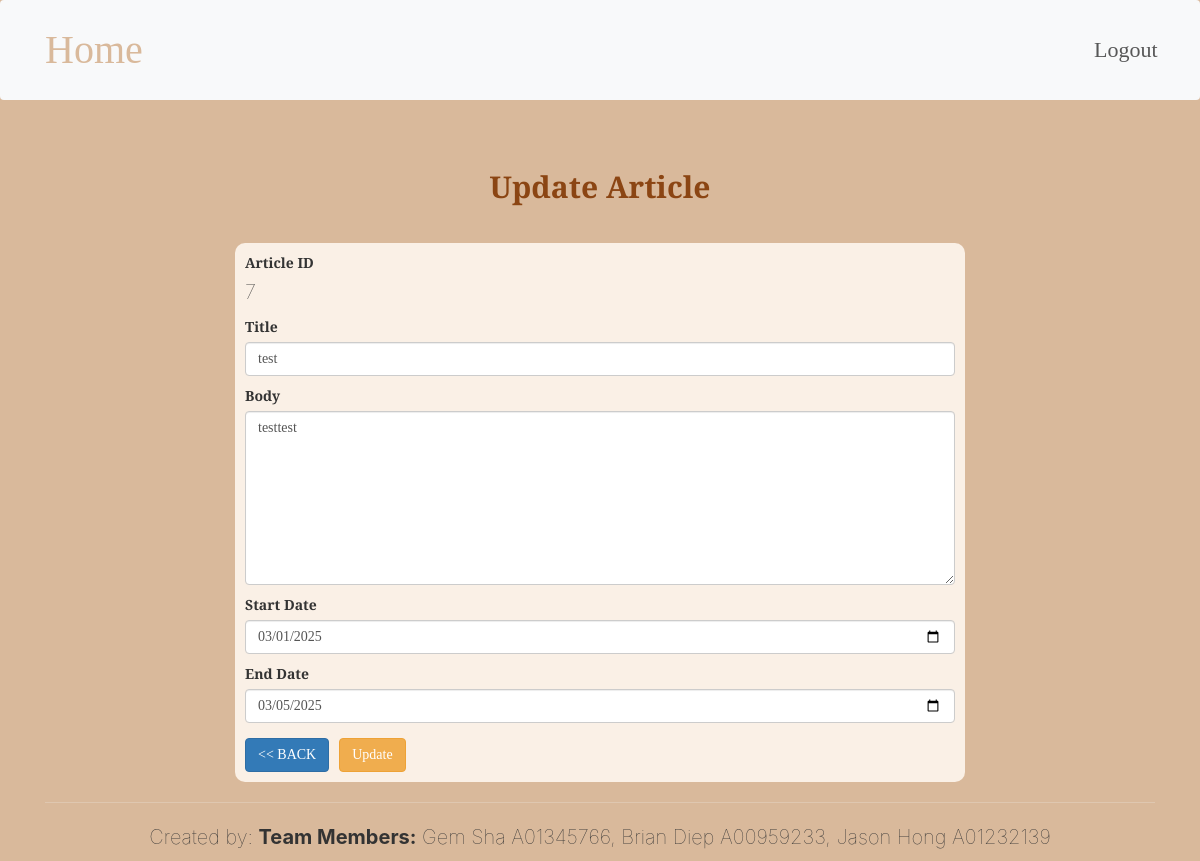
Screenshot of /crud/update/update.php?id=7 with the database file from the repository.
### tables this page shows
CREATE TABLE Articles (
        ArticleId INTEGER PRIMARY KEY AUTOINCREMENT,
        Title TEXT NOT NULL,
        Body TEXT NOT NULL,
        CreatDate DATETIME DEFAULT CURRENT_TIMESTAMP,
        StartDate DATE,
        EndDate DATE,
        ContributorUsername TEXT NOT NULL
    );

### crud/update/update.php (the view, shortened to what this page needs)
<?php
include("../../inc_header.php");
include("../../inc_db_params.php");
$articleId = $title = $body = $startDate = $endDate = "";
if (isset($_GET['id'])) {
    $id = $_GET['id'];
    $stmt = $db->prepare("SELECT * FROM Articles WHERE ArticleId = :ArticleId");
    if ($stmt) {
        $stmt->bindValue(':ArticleId', $id, SQLITE3_INTEGER);
        $result = $stmt->execute();
        if ($row = $result->fetchArray(SQLITE3_ASSOC)) {
            $articleId = $row['ArticleId'];
            $title     = $row['Title'];
            $body      = $row['Body'];
            $startDate = $row['StartDate'];
            $endDate   = $row['EndDate'];
        } else {
            echo "<p class='alert alert-danger'>Article not found.</p>";
        }
    } else {
        echo "<p class='alert alert-danger'>Error preparing statement: " . $db->lastErrorMsg() . "</p>";
    }
}
?>
<div class="container" id="mainContainer">
  <h1 class="text-center mt-5">Update Article</h1>
  <div class="row justify-content-center">
    <div class="col-md-8">
      <form action="process_update.php" method="post" class="mt-4">
        <div class="mb-3">
          <label class="form-label">Article ID</label>
          <p><?php echo htmlspecialchars($articleId); ?></p>
        </div>
        <div class="mb-3">
          <label for="Title" class="form-label">Title</label>
          <input
            type="text"
            class="form-control"
            name="Title"
            id="Title"
            value="<?php echo htmlspecialchars($title); ?>"
            required
          />
        </div>
        <div class="mb-3">
          <label for="Body" class="form-label">Body</label>
          <textarea
            class="form-control"
            name="Body"
            id="Body"
            rows="8"
            required
          ><?php echo htmlspecialchars($body); ?></textarea>
        </div>
        <div class="mb-3">
          <label for="StartDate" class="form-label">Start Date</label>
          <input
            type="date"
            class="form-control"
            name="StartDate"
            id="StartDate"
            value="<?php echo htmlspecialchars($startDate); ?>"
          />
        </div>
        <div class="mb-3">
          <label for="EndDate" class="form-label">End Date</label>
          <input
            type="date"
            class="form-control"
            name="EndDate"
            id="EndDate"
            value="<?php echo htmlspecialchars($endDate); ?>"
          />
        </div>
        <div class="mt-4 d-flex">
          <a href="../../main.php" class="btn btn-primary me-3">&lt;&lt; BACK</a>
          <input type="submit" value="Update" name="update" class="btn btn-warning" />
        </div>
      </form>
    </div>
  </div>
</div>
<?php include("../../inc_footer.php"); ?>

### landing-css.css (style rules this page uses)
#mainContainer { margin-top: 40px; font-family: "DM Serif Text", serif; }
.page, .page-wrapper, .container::after { background-color: #39bbdb; }
body { background-color: #d9b99b; }
form { background-color: #faf0e6; padding: 10px; border-radius: 10px; }
h1 { font-family: "DM Serif Text", serif; font-size: 3rem; font-weight: bold; color: #8B4513; padding-bottom: 5px; margin-bottom: 20px; }
p { font-family: 'Inter', sans-serif; font-weight:lighter; font-size: 2rem; }

### rows the page displays
articles: ArticleId "7", Title "test", Body "testtest", StartDate "03/01/2025", EndDate "03/05/2025"
